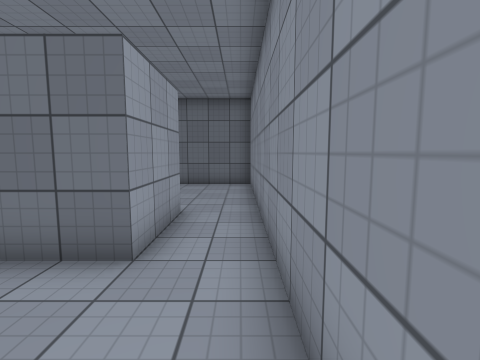
View 1 (above)

13 first-person views from a walk through a Unity game level. The camera is 1.5 m above the floor, tilts 6° down and sees 85° across. The floor is counted in squares, 1 m on a side. Each view is taken from the middle of a square. On the plan, view 1 faces up. The plan holds only what a view shows up to about 14 squares ahead; the rest is blank. The player character is not drawn. Surface patterns are stand-ins for the level's own textures.

View 2
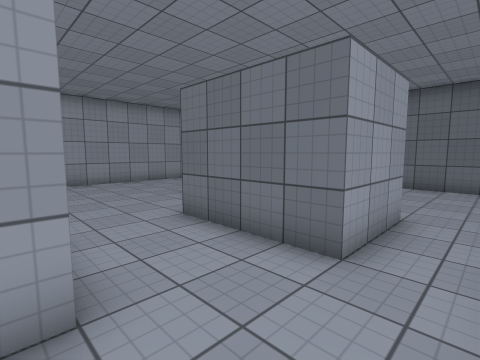

View 3
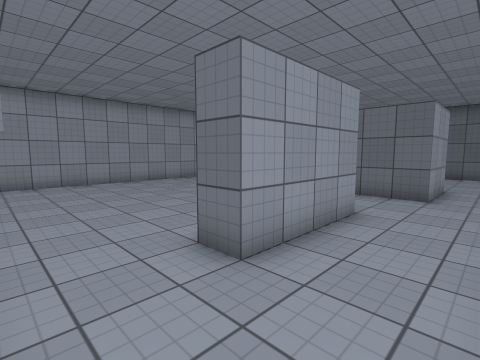

View 4
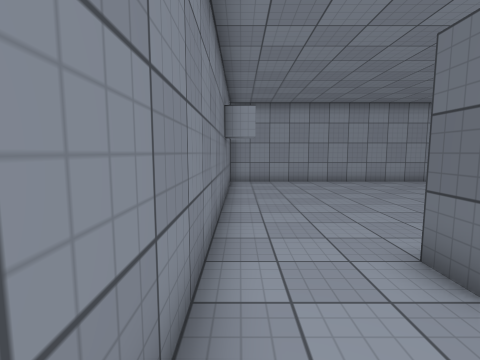

View 5
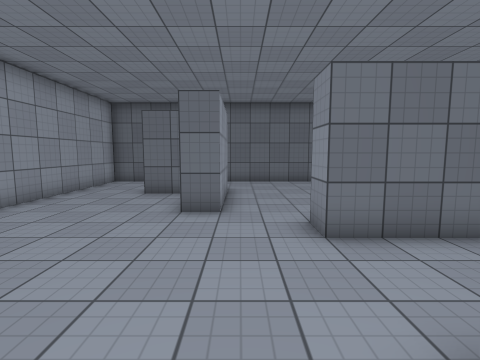

View 6
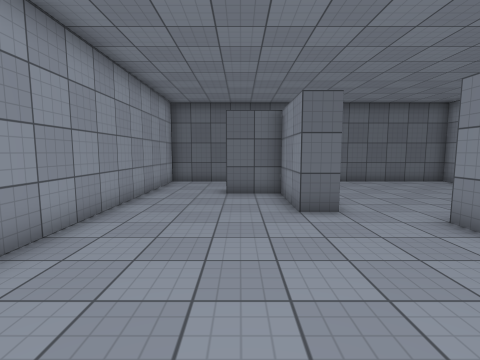

View 7
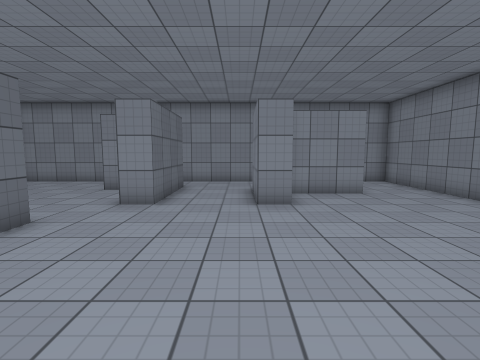

View 8
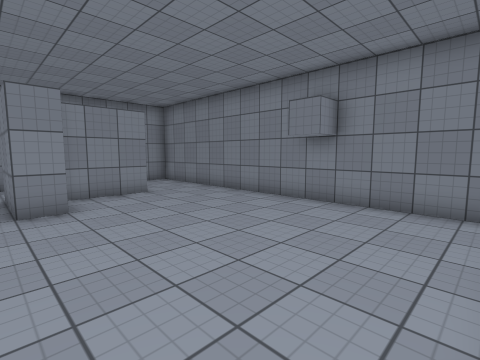

View 9
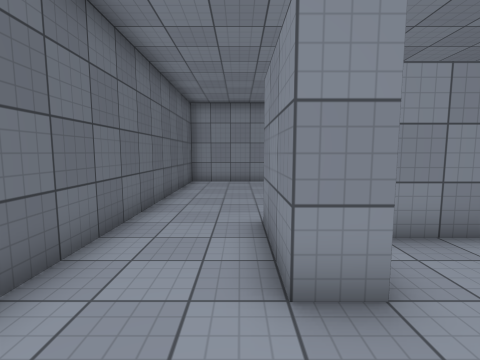

View 10
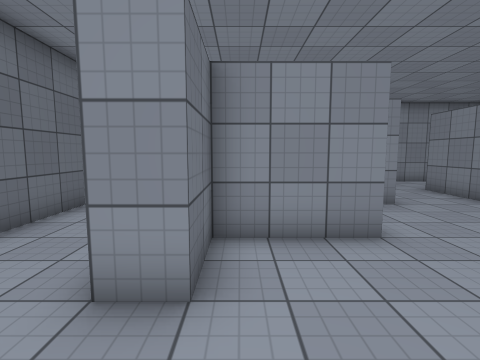

View 11
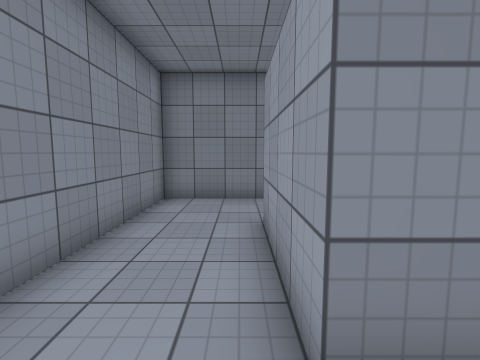

View 12
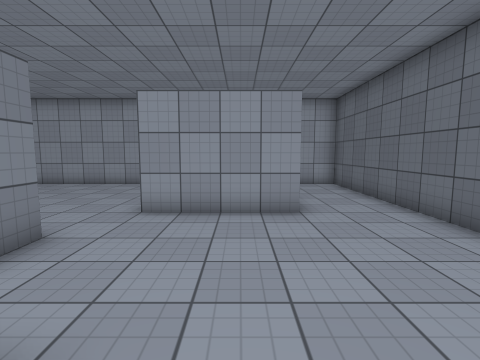

View 13
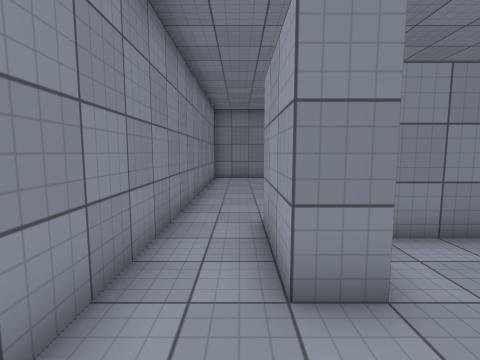

### Floor plan
Points are (right, up) in squares from view 1. A wall is a line through its corners. A room is listed if a view was taken in it or the views show most of it. See-through windows are left out.
Room 1 (views 1, 2, 3, 4, 5, 6, 7, 8, 9, 10, 11, 12, 13)
walls: (-7.5, 5.5) (-8.5, 5.5) (-8.5, 8.5) (-10.5, 8.5) (-10.5, 9.5) (-7.5, 9.5) (-7.5, 5.5); (-5.5, -0.6) (-5.5, 0.5) (-2.5, 0.5) (-2.5, -3.5) (-3.5, -3.5) (-3.5, -0.9); (-2.5, 5.9) (-2.5, 6.5) (-1.5, 6.5) (-1.5, 3.5) (-5.5, 3.5) (-5.5, 4.5) (-3.6, 4.5); (-13.5, -6.5) (0.5, -6.5) (0.5, 12.5) (-13.5, 12.5) (-13.5, -6.5)

Where each view was taken, in squares from view 1:
view 1: 0 up, 0 right, facing up
view 2: 0 up, 0 right, facing up-left
view 3: 6 down, 0 right, facing up-left
view 4: 6 down, 0 right, facing left
view 5: 1 down, 7 left, facing up
view 6: 1 down, 10 left, facing up
view 7: 1 up, 13 left, facing right
view 8: 1 up, 13 left, facing down-right
view 9: 10 up, 13 left, facing right
view 10: 8 up, 13 left, facing right
view 11: 2 up, 2 left, facing down
view 12: 8 up, 1 left, facing left
view 13: 9 up, 1 left, facing down
